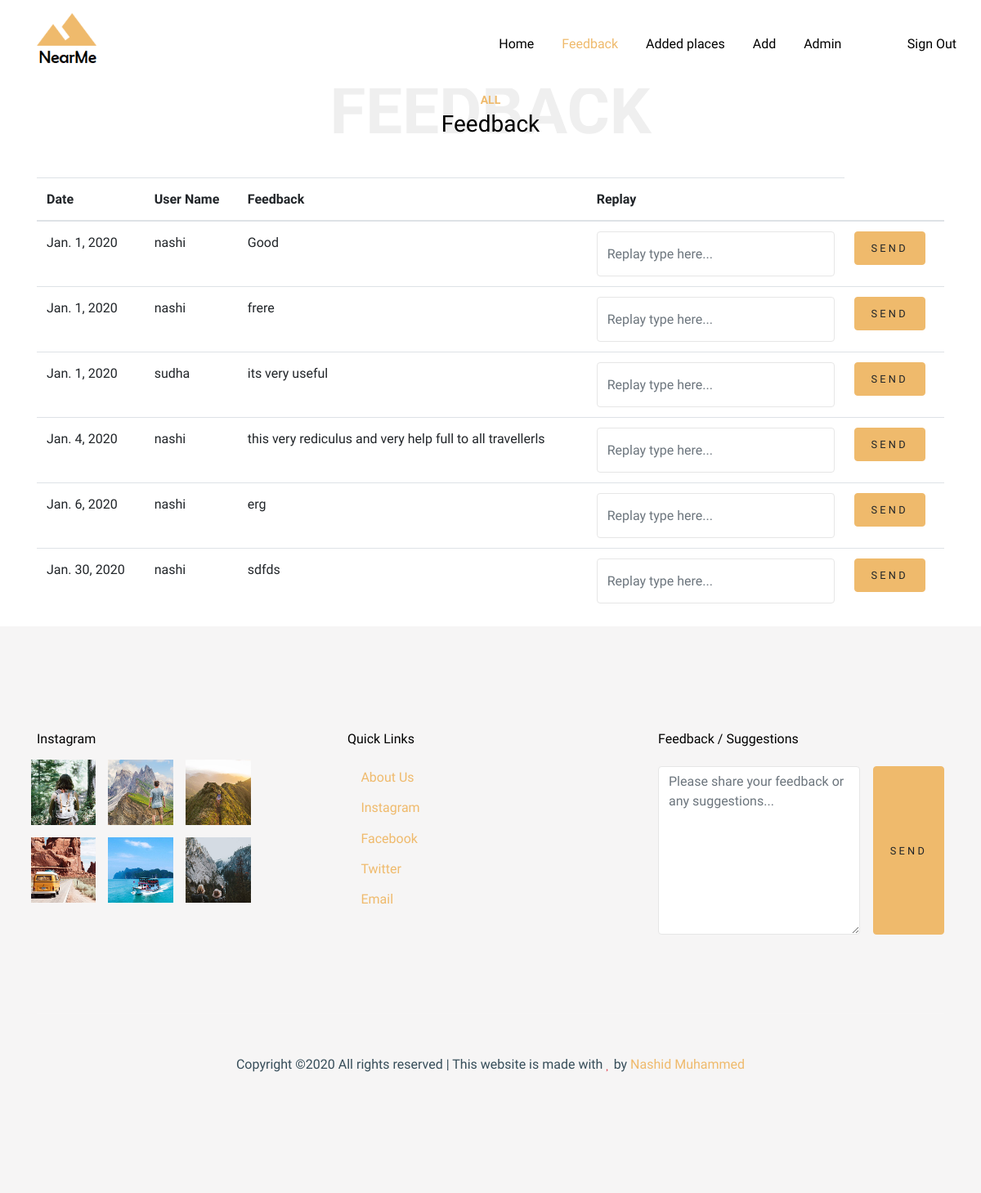
The app's page /fedview with its own data.
### locationfinder/models.py (models this page shows)
class fed(models.Model):
    date = models.DateField()
    userid = models.CharField(max_length=100)
    feed = models.TextField(null=True)

### locationfinder/views.py (the view)
# urls.py: path('fedview',views.fedview,name='fedview'),
def fedview(request):
    fd = fed.objects.all()
    return render(request,'fedview.html',{'s':fd})

### templates/fedview.html (shortened to what this page needs)
<!doctype html>
{% load static %}
<html lang="en">
  <head>
    <link rel="stylesheet" href="{% static 'fonts/icomoon/style.css' %}">
    <link rel="stylesheet" href="{% static 'css/bootstrap.min.css' %}">
    <link rel="stylesheet" href="{% static 'css/bootstrap-datepicker.css' %}">
    <link rel="stylesheet" href="{% static 'css/jquery.fancybox.min.css' %}">
    <link rel="stylesheet" href="{% static 'css/owl.carousel.min.css' %}">
    <link rel="stylesheet" href="{% static 'css/owl.theme.default.min.css' %}">
    <link rel="stylesheet" href="{% static 'fonts/flaticon/font/flaticon.css' %}">
    <link rel="stylesheet" href="css/aos.css">
    <link rel="stylesheet" href="{% static 'css/style.css' %}">
  </head>
  <body data-spy="scroll" data-target=".site-navbar-target" data-offset="300">
    <div class="site-wrap" id="home-section">
      <header class="site-navbar site-navbar-target" role="banner">
        <div class="container">
          <div class="row align-items-center position-relative">
            <div class="col-3 ">
              <div class="site-logo">
                <a href="{% static 'index.html'%}" class="font-weight-bold">
                  <img src="{% static 'images/logo.png' %}" alt="Image" class="img-fluid">
                </a>
              </div>
            </div>
            <div class="col-9  text-right">
              <nav class="site-navigation text-right ml-auto d-none d-lg-block" role="navigation">
                <ul class="site-menu main-menu js-clone-nav ml-auto ">
                  <li ><a href="admins" class="nav-link">Home</a></li>
                  <li class="active"><a href="fedview" class="nav-link">Feedback</a></li>
                  <li><a href="locview" class="nav-link">Added places</a></li>
                  <li><a href="locadd" class="nav-link">Add</a></li>
                  <li><a href="admin" class="nav-link">Admin</a></li>
                  <li><a class="dropdown-item" href="logout"><i class="icon-eject " ></i>  Sign Out</a></li>
                </ul>
              </nav>
            </div>
          </div>
        </div>
      </header>
        <div class="container">
        <div class="row justify-content-center text-center">
          <div class="col-md-10">
            <div class="heading-39101 mb-5">
              <span class="backdrop text-center">feedback</span>
              <span class="subtitle-39191">All</span>
              <h3>Feedback</h3>
            </div>
          </div>
        </div>
            <table class="table">
    <thread>
        <tr>
            <th>Date</th>
            <th>User Name</th>
            <th>Feedback</th>
            <th>Replay</th>
        </tr>
    </thread>
    <tbody>
    {% if s %}
    {% for i in s %}
    <tr>
        <td>{{i.date}}</td>
        <td>{{i.userid}}</td>
        <td>{{i.feed}}</td>
        <form action="fedreplay" class="d-flex" class="subscribe" method="post" enctype="multipart/form-data">{% csrf_token %}
        <td>
            <input id="fedd"  class="form-control mr-3" type="text" name="feddd" placeholder="Replay type here...">
        </td>
        <td>
            <button value="{{i.userid}}" name="btn-fed" class="btn btn-primary">
							Send
            </button></form></td>
    </tr>
    {% endfor %}
    {% endif %}
    </tbody>
</table>
        </div>
    <footer class="site-footer bg-light">
      <div class="container">
        <div class="row">
          <div class="col-lg-3">
            <h2 class="footer-heading mb-3">Instagram</h2>
            <div class="row">
              <div class="col-4 gal_col">
                <a href="#"><img src="{% static 'images/insta_1.jpg' %}" alt="Image" class="img-fluid"></a>
              </div>
              <div class="col-4 gal_col">
                <a href="#"><img src="{% static 'images/insta_2.jpg' %}" alt="Image" class="img-fluid"></a>
              </div>
              <div class="col-4 gal_col">
                <a href="#"><img src="{% static 'images/insta_3.jpg' %}" alt="Image" class="img-fluid"></a>
              </div>
              <div class="col-4 gal_col">
                <a href="#"><img src="{% static 'images/insta_4.jpg' %}" alt="Image" class="img-fluid"></a>
              </div>
              <div class="col-4 gal_col">
                <a href="#"><img src="{% static 'images/insta_5.jpg' %}" alt="Image" class="img-fluid"></a>
              </div>
              <div class="col-4 gal_col">
                <a href="#"><img src="{% static 'images/insta_6.jpg' %}" alt="Image" class="img-fluid"></a>
              </div>
            </div>
          </div>
          <div class="col-lg-8 ml-auto">
            <div class="row">
              <div class="col-lg-6 ml-auto">
                <h2 class="footer-heading mb-4">Quick Links</h2>
                <ul class="list-unstyled">
                  <li><a href="about"><i class="icon-user " ></i> About Us</a></li>
                  <li><a href="https://www.instagram.com/na_szi/"><i class="icon-instagram " ></i> Instagram</a></li>
                  <li><a href="https://www.facebook.com/nashid.muhammed.t"><i class="icon-facebook " ></i> Facebook</a></li>
                  <li><a href="https://twitter.com/MUHAMMEDNASHIDT"><i class="icon-twitter " ></i> Twitter</a></li>
                  <li><a href="https://mail.google.com/mail"><i class="icon-envelope " ></i> Email</a></li>
                </ul>
              </div>
              <div class="col-lg-6">
                <h2 class="footer-heading mb-4">Feedback / Suggestions</h2>
                <form action="feed" class="d-flex" class="subscribe" method="post" enctype="multipart/form-data">
                  <textarea  class="form-control mr-3" name="feedback" cols="4" rows="8" placeholder="Please share your feedback or any suggestions..."></textarea>
                  <input type="submit" value="Send" class="btn btn-primary">
                </form>
              </div>
            </div>
          </div>
        </div>
        <div class="row pt-5 mt-5 text-center">
          <div class="col-md-12">
            <div class="border-top pt-5">
              <p>
            Copyright &copy;<script>document.write(new Date().getFullYear());</script> All rights reserved | This website is made with <i class="icon-heart text-danger" aria-hidden="true"></i> by <a href="https://colorlib.com" target="_blank" >Nashid Muhammed</a>
            </p>
            </div>
          </div>
        </div>
      </div>
    </footer>
    </div>
  </body>
</html>

### static/css/style.css (style rules this page uses)
html { overflow-x: hidden; }
body { line-height: 1.7; color: #364d59 !important; font-weight: 300; font-size: 1rem; font-family: "Work Sans", sans-serif; }
a { -webkit-transition: .3s all ease; -o-transition: .3s all ease; transition: .3s all ease; text-decoration: none; }
h1, h2, h3, h4, h5, .h1, .h2, .h3, .h4, .h5 { color: #000; font-family: "Work Sans", sans-serif; }
.btn { font-size: .8rem; text-transform: uppercase; letter-spacing: .2rem; padding: 10px 20px; text-decoration: none; }
.form-control { height: 55px; background: #fff !important; font-family: "Work Sans", -apple-system, BlinkMacSystemFont, "Segoe UI", Roboto, "Helvetica Neue", Arial, "Noto Sans", sans-serif, "Apple Color Emoji", "Segoe UI Emoji", "Segoe UI Symbol", "Noto Color Emoji"; }
.site-footer { padding: 4em 0; background: #efba6c; }
@media (min-width: 768px) { .site-footer { padding: 8em 0; } }
.site-footer .border-top { border-top: 1px solid rgba(255, 255, 255, 0.1) !important; }
.site-footer ul li { margin-bottom: 10px; }
.site-footer .footer-heading { font-size: 16px; }
.site-navbar { margin-bottom: 0px; z-index: 1999; top: 0; width: 100%; padding: 1rem; background: white; }
.site-navbar .site-logo { margin: 0; padding: 0; font-size: 1.7rem; }
.site-navbar .site-logo a { text-transform: uppercase; color: #fff; }
.site-navbar .site-logo a img { width: 73px; }
.site-navbar .site-navigation .site-menu { margin: 0; padding: 0; margin-bottom: 0; }
.site-navbar .site-navigation .site-menu .active { color: #efba6c !important; }
.site-navbar .site-navigation .site-menu a { text-decoration: none !important; display: inline-block; }
.site-navbar .site-navigation .site-menu > li { display: inline-block; }
.site-navbar .site-navigation .site-menu > li > a { margin-left: 15px; margin-right: 15px; padding: 20px 0px; color: #000 !important; display: inline-block; text-decoration: none !important; }
.site-navbar .site-navigation .site-menu > li.active > a { color: #efba6c !important; }
.form-control { border: none; border: 1px solid #e6e6e6; }
.bg-light { background-color: #f6f5f5 !important; }
.subtitle-39191 { color: #efba6c; text-transform: uppercase; font-size: 14px; font-weight: bold; }
.heading-39101 { position: relative; }
.heading-39101 .backdrop { line-height: 1; top: -20%; position: absolute; text-transform: uppercase; z-index: -1; font-weight: 900 !important; font-size: 5rem; color: #efefef; }
.heading-39101 .backdrop.text-center { left: 50%; -webkit-transform: translateX(-50%); -ms-transform: translateX(-50%); transform: translateX(-50%); }
.row > .gal_col { padding-right: 7.5px; padding-left: 7.5px; margin-bottom: 15px; }

### records on screen
fed: date "Jan. 1, 2020", userid "nashi", feed "Good"
fed: date "Jan. 1, 2020", userid "nashi", feed "frere"
fed: date "Jan. 1, 2020", userid "sudha", feed "its very useful"
fed: date "Jan. 4, 2020", userid "nashi", feed "this very rediculus and very help full to all travellerls"
fed: date "Jan. 6, 2020", userid "nashi", feed "erg"
fed: date "Jan. 30, 2020", userid "nashi", feed "sdfds"
